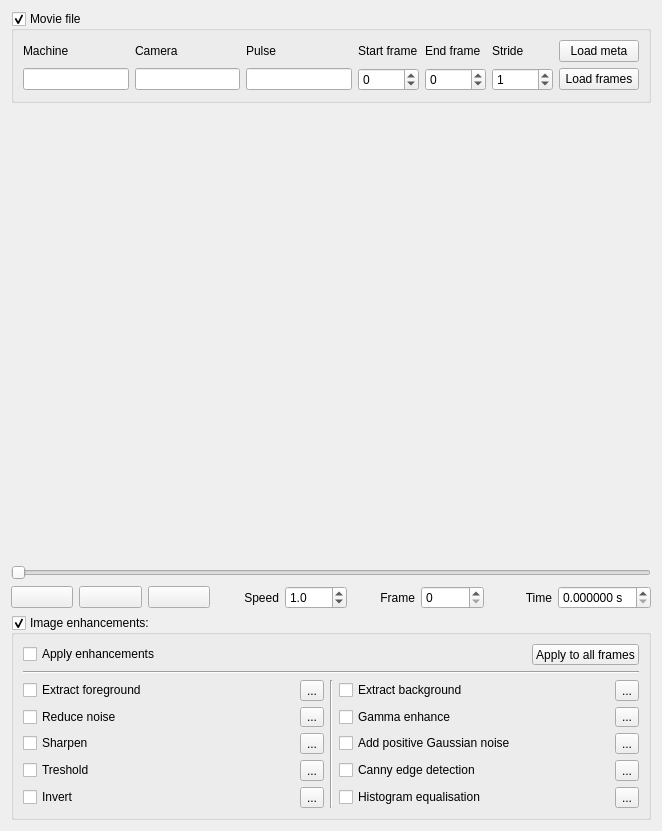
<?xml version="1.0" encoding="UTF-8"?>
<ui version="4.0">
 <class>movie_widget</class>
 <widget class="QWidget" name="movie_widget">
  <property name="geometry">
   <rect>
    <x>0</x>
    <y>0</y>
    <width>662</width>
    <height>831</height>
   </rect>
  </property>
  <property name="sizePolicy">
   <sizepolicy hsizetype="Expanding" vsizetype="Preferred">
    <horstretch>0</horstretch>
    <verstretch>0</verstretch>
   </sizepolicy>
  </property>
  <property name="windowTitle">
   <string>Form</string>
  </property>
  <layout class="QGridLayout" name="gridLayout_4">
   <item row="0" column="0">
    <layout class="QVBoxLayout" name="movie_widget_vl">
     <item>
      <widget class="QGroupBox" name="movie_select_gb">
       <property name="title">
        <string>Movie file</string>
       </property>
       <property name="checkable">
        <bool>true</bool>
       </property>
       <layout class="QGridLayout" name="gridLayout_3">
        <item row="1" column="0">
         <layout class="QGridLayout" name="gridLayout_5">
          <item row="1" column="1">
           <widget class="QLineEdit" name="le_camera"/>
          </item>
          <item row="1" column="2">
           <widget class="QLineEdit" name="le_pulse"/>
          </item>
          <item row="1" column="3">
           <widget class="QSpinBox" name="sb_start_frame">
            <property name="minimum">
             <number>-9999</number>
            </property>
            <property name="maximum">
             <number>99999</number>
            </property>
           </widget>
          </item>
          <item row="0" column="4">
           <widget class="QLabel" name="label_11">
            <property name="text">
             <string>End frame</string>
            </property>
            <property name="buddy">
             <cstring>sb_end_frame</cstring>
            </property>
           </widget>
          </item>
          <item row="0" column="6">
           <widget class="QPushButton" name="btn_load_meta">
            <property name="text">
             <string>Load meta</string>
            </property>
           </widget>
          </item>
          <item row="1" column="0">
           <widget class="QLineEdit" name="le_machine"/>
          </item>
          <item row="1" column="4">
           <widget class="QSpinBox" name="sb_end_frame">
            <property name="minimum">
             <number>-9999</number>
            </property>
            <property name="maximum">
             <number>99999</number>
            </property>
           </widget>
          </item>
          <item row="1" column="6">
           <widget class="QPushButton" name="btn_load_frames">
            <property name="text">
             <string>Load frames</string>
            </property>
           </widget>
          </item>
          <item row="0" column="0">
           <widget class="QLabel" name="label_7">
            <property name="text">
             <string>Machine</string>
            </property>
            <property name="buddy">
             <cstring>le_machine</cstring>
            </property>
           </widget>
          </item>
          <item row="0" column="1">
           <widget class="QLabel" name="label_8">
            <property name="text">
             <string>Camera</string>
            </property>
            <property name="buddy">
             <cstring>le_camera</cstring>
            </property>
           </widget>
          </item>
          <item row="0" column="2">
           <widget class="QLabel" name="label_9">
            <property name="text">
             <string>Pulse    </string>
            </property>
            <property name="buddy">
             <cstring>le_pulse</cstring>
            </property>
           </widget>
          </item>
          <item row="0" column="3">
           <widget class="QLabel" name="label_10">
            <property name="text">
             <string>Start frame</string>
            </property>
            <property name="buddy">
             <cstring>sb_start_frame</cstring>
            </property>
           </widget>
          </item>
          <item row="1" column="5">
           <widget class="QSpinBox" name="sb_frame_stride">
            <property name="maximum">
             <number>10000</number>
            </property>
            <property name="value">
             <number>1</number>
            </property>
           </widget>
          </item>
          <item row="0" column="5">
           <widget class="QLabel" name="label_4">
            <property name="text">
             <string>Stride</string>
            </property>
            <property name="buddy">
             <cstring>sb_frame_stride</cstring>
            </property>
           </widget>
          </item>
         </layout>
        </item>
       </layout>
      </widget>
     </item>
     <item>
      <layout class="QHBoxLayout" name="hl_movie_canvas">
       <item>
        <widget class="MplWidget" name="frame_canvas" native="true">
         <property name="sizePolicy">
          <sizepolicy hsizetype="Preferred" vsizetype="Expanding">
           <horstretch>0</horstretch>
           <verstretch>0</verstretch>
          </sizepolicy>
         </property>
         <property name="minimumSize">
          <size>
           <width>200</width>
           <height>450</height>
          </size>
         </property>
        </widget>
       </item>
      </layout>
     </item>
     <item>
      <layout class="QGridLayout" name="gridLayout">
       <item row="1" column="5">
        <widget class="QDoubleSpinBox" name="sb_speed">
         <property name="decimals">
          <number>1</number>
         </property>
         <property name="minimum">
          <double>-20.000000000000000</double>
         </property>
         <property name="maximum">
          <double>20.000000000000000</double>
         </property>
         <property name="singleStep">
          <double>1.000000000000000</double>
         </property>
         <property name="value">
          <double>1.000000000000000</double>
         </property>
        </widget>
       </item>
       <item row="1" column="7">
        <widget class="QSpinBox" name="sb_frame_no"/>
       </item>
       <item row="1" column="9">
        <widget class="QDoubleSpinBox" name="sb_time">
         <property name="suffix">
          <string> s</string>
         </property>
         <property name="decimals">
          <number>6</number>
         </property>
         <property name="singleStep">
          <double>0.001000000000000</double>
         </property>
        </widget>
       </item>
       <item row="1" column="2">
        <widget class="QPushButton" name="btn_prev_frame">
         <property name="text">
          <string/>
         </property>
         <property name="icon">
          <iconset>
           <normaloff>../icons/appbar.navigate.previous.png</normaloff>../icons/appbar.navigate.previous.png</iconset>
         </property>
        </widget>
       </item>
       <item row="1" column="1">
        <widget class="QPushButton" name="btn_play">
         <property name="text">
          <string/>
         </property>
         <property name="icon">
          <iconset>
           <normaloff>../icons/appbar.control.play.png</normaloff>../icons/appbar.control.play.png</iconset>
         </property>
         <property name="checkable">
          <bool>false</bool>
         </property>
        </widget>
       </item>
       <item row="1" column="3">
        <widget class="QPushButton" name="btn_next_frame">
         <property name="text">
          <string/>
         </property>
         <property name="icon">
          <iconset>
           <normaloff>../../../../elzar/icons/appbar.navigate.next.png</normaloff>../../../../elzar/icons/appbar.navigate.next.png</iconset>
         </property>
        </widget>
       </item>
       <item row="1" column="4">
        <widget class="QLabelClickable" name="label_speed">
         <property name="text">
          <string>Speed</string>
         </property>
         <property name="alignment">
          <set>Qt::AlignRight|Qt::AlignTrailing|Qt::AlignVCenter</set>
         </property>
         <property name="buddy">
          <cstring>sb_speed</cstring>
         </property>
        </widget>
       </item>
       <item row="1" column="6">
        <widget class="QLabel" name="label">
         <property name="text">
          <string>Frame</string>
         </property>
         <property name="alignment">
          <set>Qt::AlignRight|Qt::AlignTrailing|Qt::AlignVCenter</set>
         </property>
         <property name="buddy">
          <cstring>sb_frame_no</cstring>
         </property>
        </widget>
       </item>
       <item row="1" column="8">
        <widget class="QLabel" name="label_2">
         <property name="text">
          <string>Time</string>
         </property>
         <property name="alignment">
          <set>Qt::AlignRight|Qt::AlignTrailing|Qt::AlignVCenter</set>
         </property>
         <property name="buddy">
          <cstring>sb_time</cstring>
         </property>
        </widget>
       </item>
       <item row="0" column="1" colspan="9">
        <widget class="QSlider" name="sldr_frame">
         <property name="orientation">
          <enum>Qt::Horizontal</enum>
         </property>
        </widget>
       </item>
      </layout>
     </item>
     <item>
      <widget class="QGroupBox" name="gb_enhancements">
       <property name="sizePolicy">
        <sizepolicy hsizetype="MinimumExpanding" vsizetype="Preferred">
         <horstretch>0</horstretch>
         <verstretch>0</verstretch>
        </sizepolicy>
       </property>
       <property name="minimumSize">
        <size>
         <width>0</width>
         <height>0</height>
        </size>
       </property>
       <property name="title">
        <string>Image enhancements:</string>
       </property>
       <property name="checkable">
        <bool>true</bool>
       </property>
       <layout class="QVBoxLayout" name="verticalLayout_3">
        <property name="margin">
         <number>0</number>
        </property>
        <item>
         <layout class="QVBoxLayout" name="verticalLayout_2">
          <item>
           <widget class="QFrame" name="frm_enhancements">
            <property name="sizePolicy">
             <sizepolicy hsizetype="MinimumExpanding" vsizetype="Preferred">
              <horstretch>0</horstretch>
              <verstretch>0</verstretch>
             </sizepolicy>
            </property>
            <property name="minimumSize">
             <size>
              <width>0</width>
              <height>150</height>
             </size>
            </property>
            <property name="frameShape">
             <enum>QFrame::NoFrame</enum>
            </property>
            <property name="frameShadow">
             <enum>QFrame::Plain</enum>
            </property>
            <layout class="QGridLayout" name="gridLayout_2">
             <item row="0" column="0">
              <layout class="QGridLayout" name="gl_enhancements">
               <item row="8" column="0">
                <layout class="QHBoxLayout" name="fg_extract_hl_8">
                 <item>
                  <widget class="QCheckBox" name="cb_invert_image">
                   <property name="text">
                    <string>Invert</string>
                   </property>
                  </widget>
                 </item>
                 <item>
                  <widget class="QToolButton" name="fg_extract_tb_8">
                   <property name="text">
                    <string>...</string>
                   </property>
                  </widget>
                 </item>
                </layout>
               </item>
               <item row="5" column="0">
                <layout class="QHBoxLayout" name="bg_sub_hl_14">
                 <item>
                  <widget class="QCheckBox" name="cb_reduce_noise">
                   <property name="sizePolicy">
                    <sizepolicy hsizetype="Expanding" vsizetype="Fixed">
                     <horstretch>0</horstretch>
                     <verstretch>0</verstretch>
                    </sizepolicy>
                   </property>
                   <property name="text">
                    <string>Reduce noise</string>
                   </property>
                  </widget>
                 </item>
                 <item>
                  <widget class="QToolButton" name="bgsub_tb_10">
                   <property name="text">
                    <string>...</string>
                   </property>
                  </widget>
                 </item>
                </layout>
               </item>
               <item row="5" column="2">
                <layout class="QHBoxLayout" name="bg_sub_hl_15">
                 <item>
                  <widget class="QCheckBox" name="cb_gamma_enhance">
                   <property name="sizePolicy">
                    <sizepolicy hsizetype="Expanding" vsizetype="Fixed">
                     <horstretch>0</horstretch>
                     <verstretch>0</verstretch>
                    </sizepolicy>
                   </property>
                   <property name="text">
                    <string>Gamma enhance</string>
                   </property>
                  </widget>
                 </item>
                 <item>
                  <widget class="QToolButton" name="bgsub_tb_11">
                   <property name="text">
                    <string>...</string>
                   </property>
                  </widget>
                 </item>
                </layout>
               </item>
               <item row="4" column="0">
                <layout class="QHBoxLayout" name="fg_extract_hl_10">
                 <item>
                  <widget class="QCheckBox" name="cb_extract_fg">
                   <property name="sizePolicy">
                    <sizepolicy hsizetype="Expanding" vsizetype="Fixed">
                     <horstretch>0</horstretch>
                     <verstretch>0</verstretch>
                    </sizepolicy>
                   </property>
                   <property name="text">
                    <string>Extract foreground</string>
                   </property>
                  </widget>
                 </item>
                 <item>
                  <widget class="QToolButton" name="tb_extract_fg">
                   <property name="text">
                    <string>...</string>
                   </property>
                  </widget>
                 </item>
                </layout>
               </item>
               <item row="4" column="2">
                <layout class="QHBoxLayout" name="bg_sub_hl_16">
                 <item>
                  <widget class="QCheckBox" name="cb_extract_bg">
                   <property name="sizePolicy">
                    <sizepolicy hsizetype="Expanding" vsizetype="Fixed">
                     <horstretch>0</horstretch>
                     <verstretch>0</verstretch>
                    </sizepolicy>
                   </property>
                   <property name="text">
                    <string>Extract background</string>
                   </property>
                  </widget>
                 </item>
                 <item>
                  <widget class="QToolButton" name="bg_extract_tb_5">
                   <property name="text">
                    <string>...</string>
                   </property>
                  </widget>
                 </item>
                </layout>
               </item>
               <item row="3" column="0" colspan="3">
                <widget class="Line" name="line_3">
                 <property name="orientation">
                  <enum>Qt::Horizontal</enum>
                 </property>
                </widget>
               </item>
               <item row="6" column="2">
                <layout class="QHBoxLayout" name="fg_extract_hl_7">
                 <item>
                  <widget class="QCheckBox" name="cb_add_abs_gauss_noise">
                   <property name="text">
                    <string>Add positive Gaussian noise</string>
                   </property>
                  </widget>
                 </item>
                 <item>
                  <widget class="QToolButton" name="fg_extract_tb_7">
                   <property name="text">
                    <string>...</string>
                   </property>
                  </widget>
                 </item>
                </layout>
               </item>
               <item row="2" column="0" colspan="3">
                <layout class="QHBoxLayout" name="horizontalLayout_4">
                 <item>
                  <widget class="QCheckBox" name="cb_apply_enhancements">
                   <property name="sizePolicy">
                    <sizepolicy hsizetype="Expanding" vsizetype="Fixed">
                     <horstretch>0</horstretch>
                     <verstretch>0</verstretch>
                    </sizepolicy>
                   </property>
                   <property name="text">
                    <string>Apply enhancements</string>
                   </property>
                   <property name="checked">
                    <bool>false</bool>
                   </property>
                  </widget>
                 </item>
                 <item>
                  <widget class="QPushButton" name="btn_enhance_all_frames">
                   <property name="text">
                    <string>Apply to all frames</string>
                   </property>
                  </widget>
                 </item>
                </layout>
               </item>
               <item row="8" column="2">
                <layout class="QHBoxLayout" name="hist_eq_hl">
                 <item>
                  <widget class="QCheckBox" name="cb_hist_equalisation">
                   <property name="text">
                    <string>Histogram equalisation</string>
                   </property>
                  </widget>
                 </item>
                 <item>
                  <widget class="QToolButton" name="tb_hist_eq">
                   <property name="text">
                    <string>...</string>
                   </property>
                  </widget>
                 </item>
                </layout>
               </item>
               <item row="6" column="0">
                <layout class="QHBoxLayout" name="fg_extract_hl_9">
                 <item>
                  <widget class="QCheckBox" name="cb_sharpen">
                   <property name="sizePolicy">
                    <sizepolicy hsizetype="Expanding" vsizetype="Fixed">
                     <horstretch>0</horstretch>
                     <verstretch>0</verstretch>
                    </sizepolicy>
                   </property>
                   <property name="text">
                    <string>Sharpen</string>
                   </property>
                  </widget>
                 </item>
                 <item>
                  <widget class="QToolButton" name="fg_extract_tb_9">
                   <property name="text">
                    <string>...</string>
                   </property>
                  </widget>
                 </item>
                </layout>
               </item>
               <item row="7" column="0">
                <layout class="QHBoxLayout" name="bg_sub_hl_12">
                 <item>
                  <widget class="QCheckBox" name="cb_threshold">
                   <property name="text">
                    <string>Treshold</string>
                   </property>
                  </widget>
                 </item>
                 <item>
                  <widget class="QToolButton" name="bgsub_tb_9">
                   <property name="text">
                    <string>...</string>
                   </property>
                  </widget>
                 </item>
                </layout>
               </item>
               <item row="7" column="2">
                <layout class="QHBoxLayout" name="bg_sub_hl_11">
                 <item>
                  <widget class="QCheckBox" name="cb_canny_edge_detection">
                   <property name="text">
                    <string>Canny edge detection</string>
                   </property>
                  </widget>
                 </item>
                 <item>
                  <widget class="QToolButton" name="bgsub_tb_8">
                   <property name="text">
                    <string>...</string>
                   </property>
                  </widget>
                 </item>
                </layout>
               </item>
               <item row="4" column="1" rowspan="5">
                <widget class="Line" name="line_2">
                 <property name="orientation">
                  <enum>Qt::Vertical</enum>
                 </property>
                </widget>
               </item>
              </layout>
             </item>
            </layout>
           </widget>
          </item>
         </layout>
        </item>
       </layout>
      </widget>
     </item>
    </layout>
   </item>
  </layout>
 </widget>
 <customwidgets>
  <customwidget>
   <class>MplWidget</class>
   <extends>QWidget</extends>
   <header>mplwidget</header>
   <container>1</container>
  </customwidget>
  <customwidget>
   <class>QLabelClickable</class>
   <extends>QLabel</extends>
   <header location="global">qlabel_clickable</header>
  </customwidget>
 </customwidgets>
 <tabstops>
  <tabstop>movie_select_gb</tabstop>
  <tabstop>le_machine</tabstop>
  <tabstop>le_camera</tabstop>
  <tabstop>le_pulse</tabstop>
  <tabstop>sb_start_frame</tabstop>
  <tabstop>sb_end_frame</tabstop>
  <tabstop>sb_frame_stride</tabstop>
  <tabstop>btn_load_meta</tabstop>
  <tabstop>btn_load_frames</tabstop>
  <tabstop>btn_play</tabstop>
  <tabstop>btn_prev_frame</tabstop>
  <tabstop>btn_next_frame</tabstop>
  <tabstop>sb_speed</tabstop>
  <tabstop>sb_frame_no</tabstop>
  <tabstop>sb_time</tabstop>
  <tabstop>gb_enhancements</tabstop>
  <tabstop>cb_apply_enhancements</tabstop>
  <tabstop>btn_enhance_all_frames</tabstop>
  <tabstop>cb_extract_fg</tabstop>
  <tabstop>cb_extract_bg</tabstop>
  <tabstop>cb_reduce_noise</tabstop>
  <tabstop>cb_gamma_enhance</tabstop>
  <tabstop>fg_extract_tb_8</tabstop>
  <tabstop>fg_extract_tb_7</tabstop>
  <tabstop>cb_sharpen</tabstop>
  <tabstop>cb_add_abs_gauss_noise</tabstop>
  <tabstop>cb_threshold</tabstop>
  <tabstop>cb_canny_edge_detection</tabstop>
  <tabstop>cb_invert_image</tabstop>
  <tabstop>cb_hist_equalisation</tabstop>
  <tabstop>bg_extract_tb_5</tabstop>
  <tabstop>bgsub_tb_11</tabstop>
  <tabstop>tb_hist_eq</tabstop>
  <tabstop>tb_extract_fg</tabstop>
  <tabstop>fg_extract_tb_9</tabstop>
  <tabstop>sldr_frame</tabstop>
  <tabstop>bgsub_tb_9</tabstop>
  <tabstop>bgsub_tb_10</tabstop>
  <tabstop>bgsub_tb_8</tabstop>
 </tabstops>
 <resources/>
 <connections/>
</ui>
